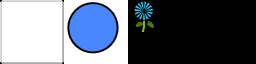

A level layout from a 2D game, rendered from its tile map. Below: a short description, then the map file with its tile-grid data intact:
An orthogonal 8x2 tile map with 32x32 px tiles, 1 tile layer (Tile Layer 1).

<map version="1.2" tiledversion="1.3.4" orientation="orthogonal" renderorder="right-down" width="8" height="2" tilewidth="32" tileheight="32" infinite="0" nextlayerid="2" nextobjectid="1">
 <tileset firstgid="1" name="asdf" tilewidth="64" tileheight="64" tilecount="3" columns="0">
  <grid orientation="orthogonal" width="1" height="1" />
  <tile id="0">
   <image width="64" height="64" source="../png/blockA.png" />
  </tile>
  <tile id="1">
   <image width="64" height="64" source="../png/weirdblock.png" />
  </tile>
  <tile id="2">
   <image width="32" height="32" source="../png/testflower.png" />
  </tile>
 </tileset>
 <layer id="1" name="Tile Layer 1" width="8" height="2">
  <data encoding="csv">
0,0,0,0,3,0,0,0,
1,0,2,0,0,0,0,0
</data>
 </layer>
</map>